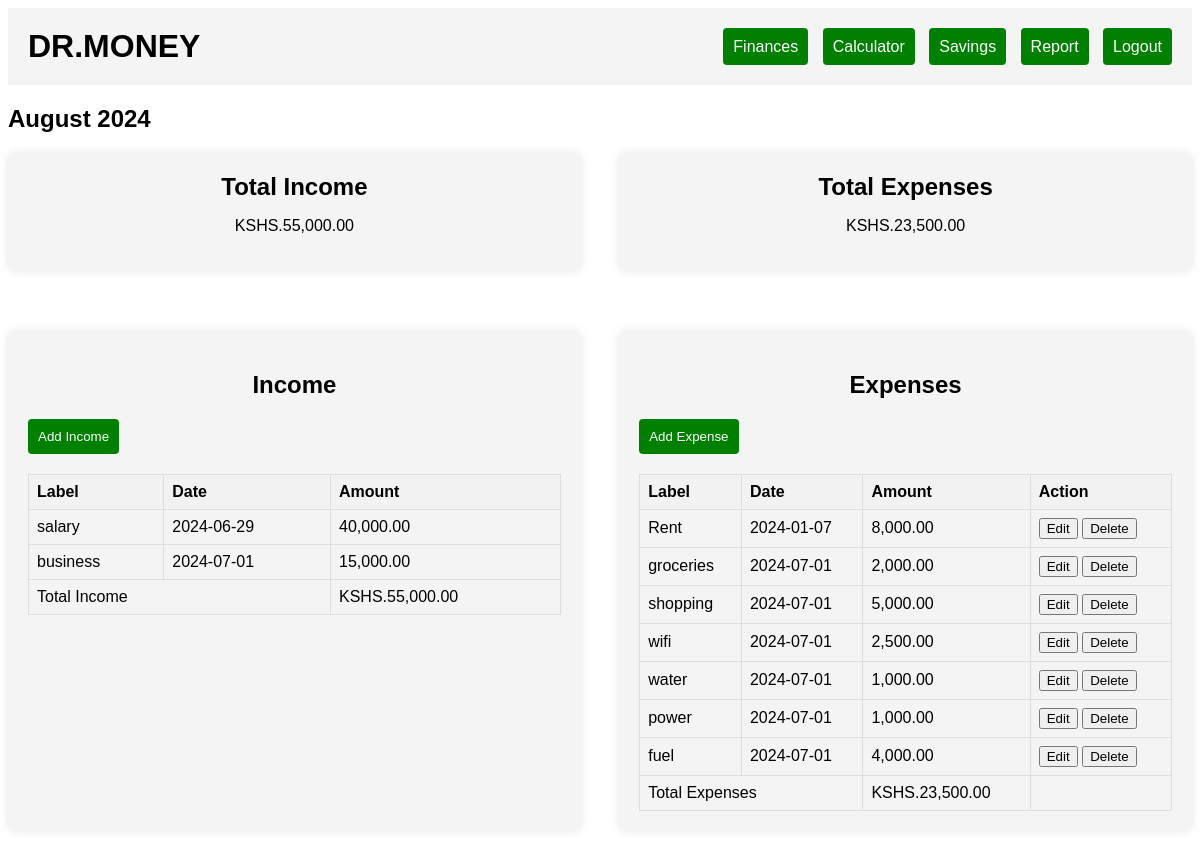
The app's page /budget.php (signed in) with its own data.
### tables this page shows
CREATE TABLE `income` (
  `id` int(11) NOT NULL,
  `user_id` int(11) NOT NULL,
  `label` varchar(255) NOT NULL,
  `amount` decimal(10,2) NOT NULL,
  `date` date NOT NULL
);

CREATE TABLE `expenses` (
  `id` int(11) NOT NULL,
  `user_id` int(11) NOT NULL,
  `label` varchar(255) NOT NULL,
  `amount` decimal(10,2) NOT NULL,
  `date` date NOT NULL
);

### budget.php (the view, shortened to what this page needs)
<?php
include 'db.php';
$userId = $_SESSION['userId'];
$totalIncome = 0;
$totalExpenses = 0;
$month = date('F');
$year = date('Y');
$incomeResults = $conn->prepare("SELECT id, label, amount, date FROM income WHERE user_id = ?");
$incomeResults->bind_param("i", $userId);
$incomeResults->execute();
$incomeResults->bind_result($incomeId, $incomeLabel, $incomeAmount, $incomeDate);
$incomeData = [];
while ($incomeResults->fetch()) {
    $incomeData[] = ['id' => $incomeId, 'label' => $incomeLabel, 'amount' => $incomeAmount, 'date' => $incomeDate];
    $totalIncome += $incomeAmount;
}
$expenseResults = $conn->prepare("SELECT id, label, amount, date FROM expenses WHERE user_id = ?");
$expenseResults->bind_param("i", $userId);
$expenseResults->execute();
$expenseResults->bind_result($expenseId, $expenseLabel, $expenseAmount, $expenseDate);
$expenseData = [];
while ($expenseResults->fetch()) {
    $expenseData[] = ['id' => $expenseId, 'label' => $expenseLabel, 'amount' => $expenseAmount, 'date' => $expenseDate];
    $totalExpenses += $expenseAmount;
}
?>
<!DOCTYPE html>
<html lang="en">
<head>
</head>
<body>
    <div class="navbar">
        <h1>DR.MONEY</h1>
        <div>
            <a href="budget.php">Finances</a>
            <a href="calculator.php">Calculator</a>
            <a href="savings.php">Savings</a>
            <a href="report.php">Report</a>
            <a href="logout.php">Logout</a>
        </div>
    </div>
    <div class="content">
        <h2><?php echo $month . " " . $year; ?></h2>
        <div class="container">
            <div class="box">
                <h2>Total Income</h2>
                <p id="totalIncome">KSHS.<?php echo number_format($totalIncome, 2); ?></p>
            </div>
            <div class="box">
                <h2>Total Expenses</h2>
                <p id="totalExpenses">KSHS.<?php echo number_format($totalExpenses, 2); ?></p>
            </div>
        </div>
        <div class="container">
            <div class="table-container">
                <h2>Income</h2>
                <button class="add-button" onclick="showModal('incomeForm')">Add Income</button>
                <table id="incomeTable">
                    <thead>
                        <tr>
                            <th>Label</th>
                            <th>Date</th>
                            <th>Amount</th>
                        </tr>
                    </thead>
                    <tbody>
                        <?php foreach ($incomeData as $income): ?>
                        <tr>
                            <td><?php echo htmlspecialchars($income['label']); ?></td>
                            <td><?php echo htmlspecialchars($income['date']); ?></td>
                            <td><?php echo number_format($income['amount'], 2); ?></td>
                        </tr>
                        <?php endforeach; ?>
                        <tr>
                            <td colspan="2">Total Income</td>
                            <td>KSHS.<?php echo number_format($totalIncome, 2); ?></td>
                        </tr>
                    </tbody>
                </table>
            </div>
            <div class="table-container">
                <h2>Expenses</h2>
                <button class="add-button" onclick="showModal('expenseForm')">Add Expense</button>
                <table id="expenseTable">
                    <thead>
                        <tr>
                            <th>Label</th>
                            <th>Date</th>
                            <th>Amount</th>
                            <th>Action</th>
                        </tr>
                    </thead>
                    <tbody>
                        <?php foreach ($expenseData as $expense): ?>
                        <tr>
                            <td><?php echo htmlspecialchars($expense['label']); ?></td>
                            <td><?php echo htmlspecialchars($expense['date']); ?></td>
                            <td><?php echo number_format($expense['amount'], 2); ?></td>
                            <td>
                                <button onclick="editExpense(<?php echo $expense['id']; ?>, '<?php echo htmlspecialchars($expense['label']); ?>', <?php echo $expense['amount']; ?>, '<?php echo htmlspecialchars($expense['date']); ?>')">Edit</button>
                                <button onclick="deleteExpense(<?php echo $expense['id']; ?>)">Delete</button>
                            </td>
                        </tr>
                        <?php endforeach; ?>
                        <tr>
                            <td colspan="2">Total Expenses</td>
                            <td>KSHS.<?php echo number_format($totalExpenses, 2); ?></td>
                        </tr>
                    </tbody>
                </table>
            </div>
        </div>
        </div>
</body>
</html>

### budget.php (style rules this page uses)
body { font-family: Arial, sans-serif; }
.navbar { display: flex; justify-content: space-between; align-items: center; padding: 20px; background-color: #f4f4f4; }
.navbar h1 { margin: 0; }
.navbar a { padding: 10px; background-color: green; color: white; border: none; border-radius: 4px; text-decoration: none; margin-left: 10px; }
.container { display: flex; justify-content: space-between; margin-top: 20px; }
.box, .table-container { width: 45%; padding: 20px; background-color: #f4f4f4; border-radius: 8px; box-shadow: 0 0 10px rgba(0, 0, 0, 0.1); text-align: center; margin-bottom: 20px; }
.box h2 { margin: 0; }
.table-container { margin-top: 20px; padding: 20px; background-color: #f4f4f4; border-radius: 8px; box-shadow: 0 0 10px rgba(0, 0, 0, 0.1); }
table { width: 100%; border-collapse: collapse; }
table, th, td { border: 1px solid #ddd; }
th, td { padding: 8px; text-align: left; }
th { background-color: #f2f2f2; }
.add-button { display: block; margin: 20px 0; padding: 10px; background-color: green; color: white; border: none; border-radius: 4px; cursor: pointer; }

### records on screen
income: label "salary", date "2024-06-29", amount "40,000.00"
income: label "business", date "2024-07-01", amount "15,000.00"
expenses: label "Rent", date "2024-01-07", amount "8,000.00"
expenses: label "groceries", date "2024-07-01", amount "2,000.00"
expenses: label "shopping", date "2024-07-01", amount "5,000.00"
expenses: label "wifi", date "2024-07-01", amount "2,500.00"
expenses: label "water", date "2024-07-01", amount "1,000.00"
expenses: label "power", date "2024-07-01", amount "1,000.00"
expenses: label "fuel", date "2024-07-01", amount "4,000.00"

### other values on screen
$totalIncome "55,000.00"
$totalExpenses "23,500.00"
